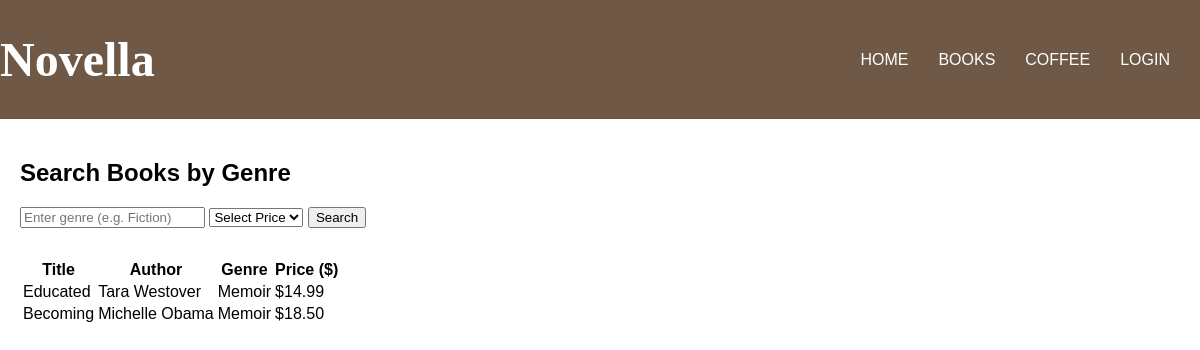
The page /dynamic_version/books.php?genre=Memoir on the database its author committed.
### tables this page shows
CREATE TABLE books (
  id INT AUTO_INCREMENT PRIMARY KEY,
  title VARCHAR(255) NOT NULL,
  author VARCHAR(255),
  genre VARCHAR(100),
  price DECIMAL(7,2) NOT NULL
);

### dynamic_version/books.php (the view, shortened to what this page needs)
<?php require 'db.php'; ?>
<!DOCTYPE html>
<html lang="en">
<head>
    <link rel="stylesheet" href="styles.css">
</head>
<body>
    <header>
        <div class="logo">
            <a href="index.html"><h1>Novella</h1></a>
        </div>
        <nav class="navbar">
            <ul class="nav-list">
                <li><a href="index.html">Home</a></li>
                <li><a href="books.php">Books</a></li>
                <li><a href="menu.html">Coffee</a></li>
                <li><a href="login.php">Login</a></li>
            </ul>
        </nav>
    </header>
    <main style="padding: 20px;">
        <h2>Search Books by Genre</h2>
        <form method="GET" style="margin-bottom: 30px;">
            <input type="text" name="genre" placeholder="Enter genre (e.g. Fiction)">
            <select name="price_range">
                <option value="">Select Price</option>
            </select>
            <button type="submit">Search</button>
        </form>
        <table>
            <thead>
                <tr>
                    <th>Title</th>
                    <th>Author</th>
                    <th>Genre</th>
                    <th>Price ($)</th>
                </tr>
            </thead>
            <tbody>
                <?php
                    $query = "SELECT * FROM books WHERE 1=1";
                    $params = [];
                        if (isset($_GET['genre']) && !empty(trim($_GET['genre']))) {
                            $query .= " AND genre LIKE ?";
                            $params[] = "%" . trim($_GET['genre']) . "%";
                        }
                $stmt = $pdo->prepare($query);
                $stmt->execute($params);
                $books = $stmt->fetchAll();
                if ($books) {
                    foreach ($books as $book) {
                        echo "<tr>
                            <td>" . htmlspecialchars($book['title']) . "</td>
                            <td>" . htmlspecialchars($book['author']) . "</td>
                            <td>" . htmlspecialchars($book['genre']) . "</td>
                            <td>$" . htmlspecialchars($book['price']) . "</td>
                        </tr>";
                    }
                } else {
                    echo "<tr><td colspan='4'>No books found with the selected filters.</td></tr>";
                }
                ?>
            </tbody>
        </table>
    </main>
</body>
</html>

### dynamic_version/styles.css (style rules this page uses)
body { font-family: Arial, sans-serif; background-color: #ffffff; margin: 0; }
header { display: flex; justify-content: space-between; align-items: center; background-color: rgba(111, 89, 70, 1); }
.logo { font-size: 24px; color: #ffffff; font-family: "Mea Culpa", cursive; font-weight: 400; font-style: normal; }
.logo a { text-decoration: none; color: #ffffff; transition: color 0.2s ease-out; }
.nav-list { margin-right: 30px; display: flex; gap: 30px; list-style: none; }
.nav-list a { display: flex; gap: 20px; list-style: none; text-decoration: none; text-transform: uppercase; color: #ffffff; }
.nav-list a { transition: color 0.2s ease-out; }

### rows shown on the page
books: title "Educated", author "Tara Westover", genre "Memoir", price "14.99"
books: title "Becoming", author "Michelle Obama", genre "Memoir", price "18.50"
